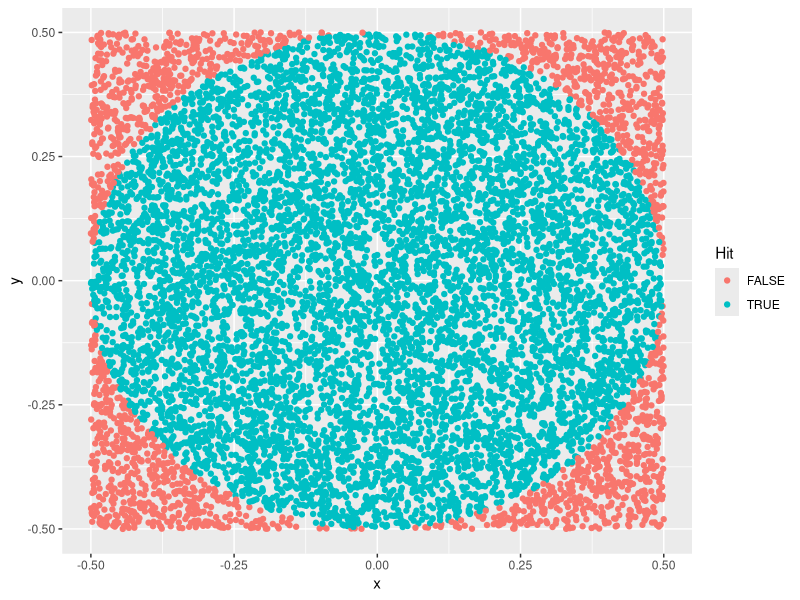
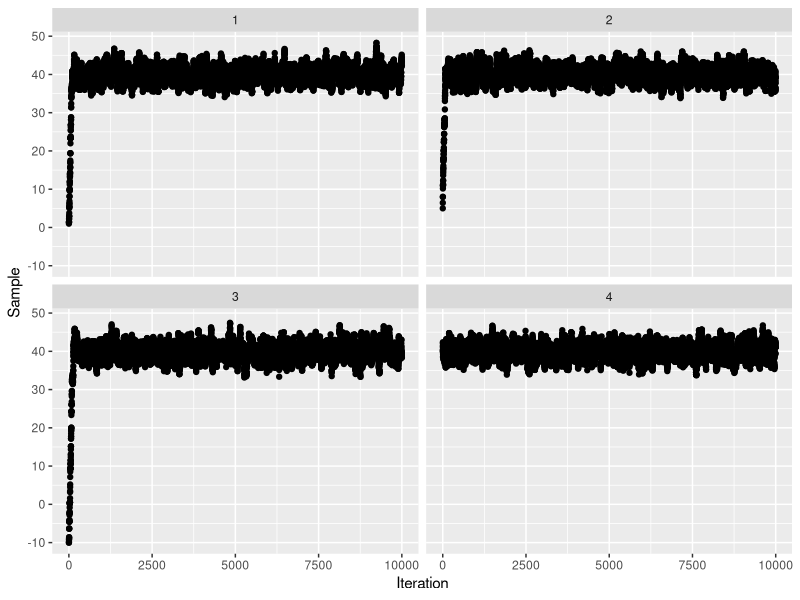
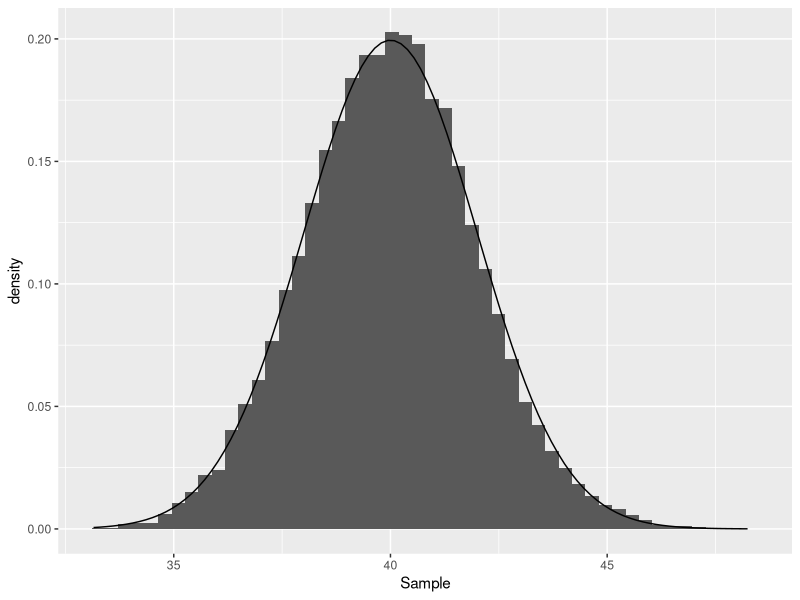
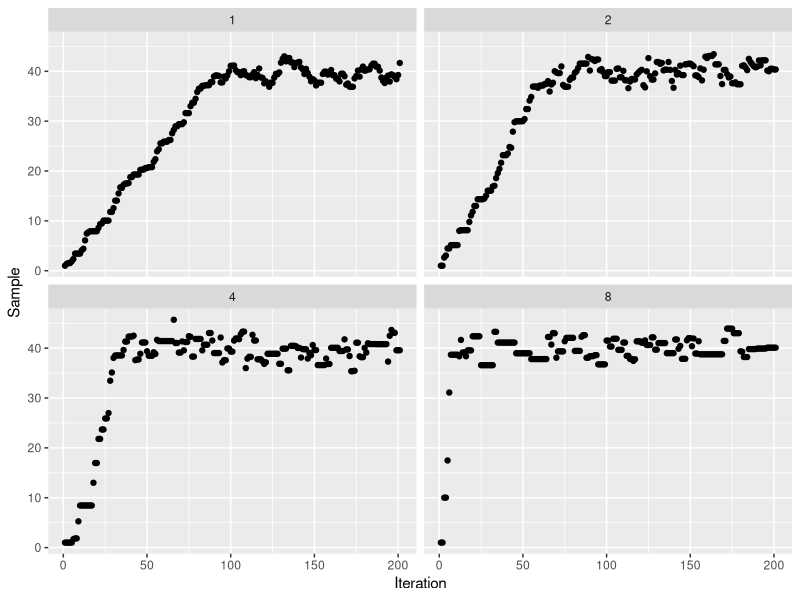
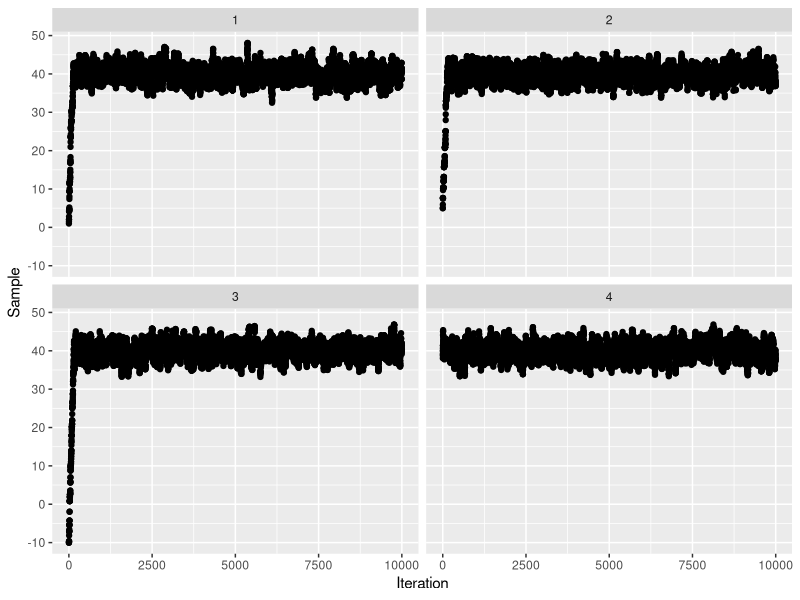
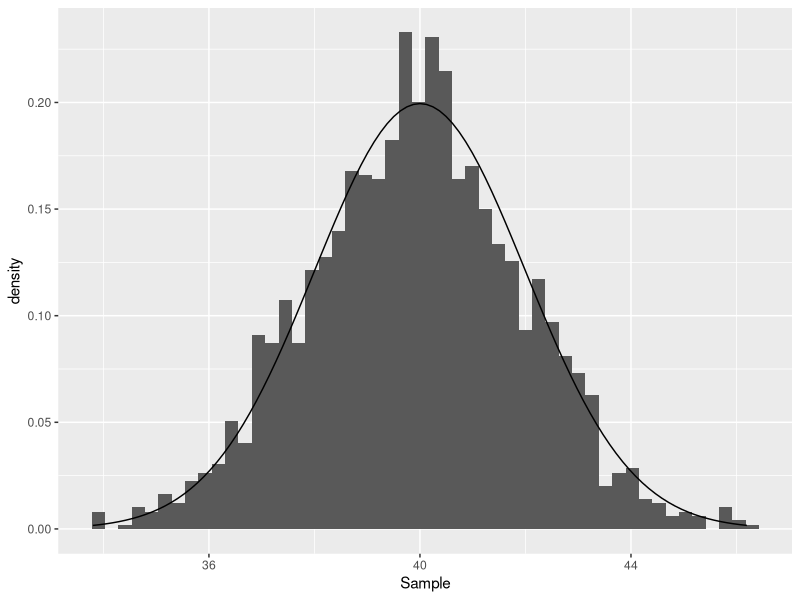
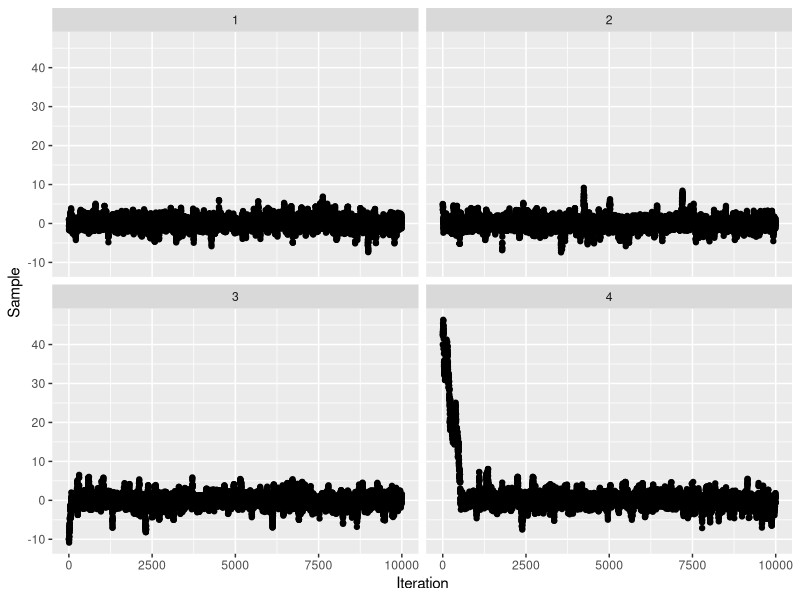
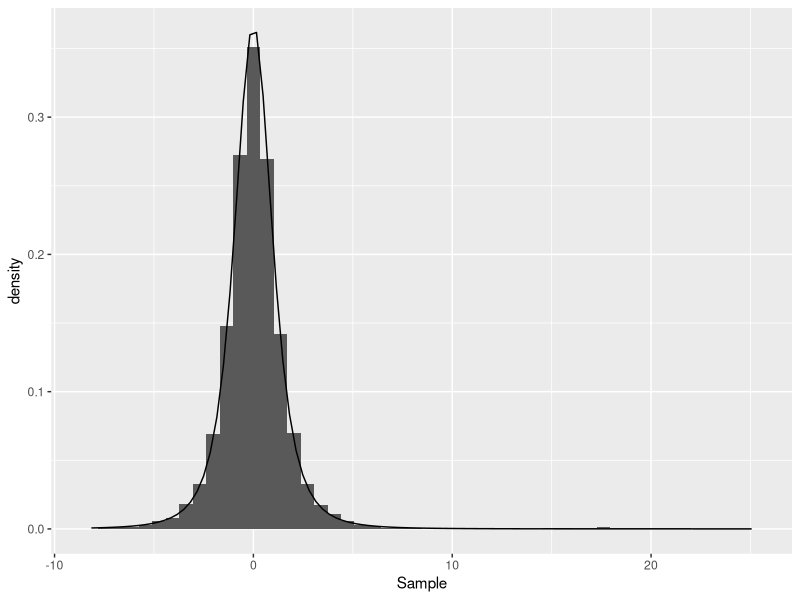

These charts were generated, in order, by the following R code:
## ---- chunk 1
dart_throw_locations <- tibble::tibble(
    x = runif(10000, -0.5, 0.5),
    y = runif(10000, -0.5, 0.5)
)
dart_throw_hits <- dart_throw_locations |>
    dplyr::mutate(Hit = (x^2 + y^2) < (0.5)^2)

ggplot2::ggplot(dart_throw_hits, ggplot2::aes(x = x, y = y, color = Hit)) +
    ggplot2::geom_point()

area <- dart_throw_hits |>
    dplyr::summarise(n = dplyr::n(), .by = tidyselect::all_of("Hit")) |>
    dplyr::mutate(proportion = n / sum(n))
print(area)
print(pi / 4)
## ---- chunk 2
number_samples <- 10000
initial_samples <- c(1.0, 5.0, -10.0, 40.0)
mu <- 40
sd <- 2

transition_kernel <- function(current) {
    proposed <- current + rnorm(1, 0, 1)
    acceptance_criteria <- dnorm(proposed, mu, sd) * dnorm(current, proposed, 1) / (dnorm(current, mu, sd) * dnorm(proposed, current, 1))
    if (runif(1, 0, 1) > acceptance_criteria) {
        proposed <- current
    }
    return(proposed)
}

generate_mcmc_chain <- function(initial_sample) {
    return(
        purrr::accumulate(
            .x = 1:number_samples,
            .f = ~ transition_kernel(.x),
            .init = initial_sample
        )
    )
}

mcmc_chains <- purrr::map(
    .x = initial_samples,
    .f = ~ tibble::tibble(Sample = generate_mcmc_chain(.x)) |>
        dplyr::mutate(Iteration = dplyr::row_number())
) |>
    dplyr::bind_rows(.id = "Chain")

mcmc_chains |>
    ggplot2::ggplot(ggplot2::aes(x = Iteration, y = Sample)) +
    ggplot2::geom_point() +
    ggplot2::facet_wrap(~Chain)

mcmc_chains |>
    dplyr::filter(Iteration > 250) |>
    ggplot2::ggplot(ggplot2::aes(x = Sample)) +
    ggplot2::geom_histogram(ggplot2::aes(y = ggplot2::after_stat(density)),
        bins = 50
    ) +
    ggplot2::geom_function(fun = dnorm, args = list(mu, sd))
## ---- chunk 3
number_samples <- 200
initial_sample <- 1
mu <- 40
sd <- 2
proposal_sds <- 2^(seq(0, 3))

transition_kernel <- function(current, proposal_sd) {
    proposed <- current + rnorm(1, 0, proposal_sd)
    acceptance_criteria <- dnorm(proposed, mu, sd) * dnorm(current, proposed, proposal_sd) / (dnorm(current, mu, sd) * dnorm(proposed, current, proposal_sd))
    if (runif(1, 0, 1) > acceptance_criteria) {
        proposed <- current
    }
    return(proposed)
}

generate_mcmc_chain <- function(proposal_sd) {
    return(
        purrr::accumulate(
            .x = 1:number_samples,
            .f = ~ transition_kernel(.x, proposal_sd),
            .init = initial_sample
        )
    )
}

mcmc_chains <- purrr::map(
    .x = proposal_sds,
    .f = ~ tibble::tibble(Sample = generate_mcmc_chain(.x)) |>
        dplyr::mutate(Iteration = dplyr::row_number(), sd = .x)
) |>
    dplyr::bind_rows()

mcmc_chains |>
    ggplot2::ggplot(ggplot2::aes(x = Iteration, y = Sample)) +
    ggplot2::geom_point() +
    ggplot2::facet_wrap(~sd)
## ---- chunk 4
number_samples <- 10000
initial_samples <- c(1.0, 5.0, -10.0, 40.0)
mu <- 40
sd <- 2

transition_kernel <- function(current) {
    proposed <- current + rnorm(1, 0, 1)
    log_acceptance_criteria <- dnorm(proposed, mu, sd, log = TRUE) +
        dnorm(current, proposed, 1, log = TRUE) -
        dnorm(current, mu, sd, log = TRUE) -
        dnorm(proposed, current, 1, log = TRUE)
    if (log(runif(1, 0, 1)) > log_acceptance_criteria) {
        proposed <- current
    }
    return(proposed)
}

generate_mcmc_chain <- function(initial_sample) {
    return(
        purrr::accumulate(
            .x = 1:number_samples,
            .f = ~ transition_kernel(.x),
            .init = initial_sample
        )
    )
}

mcmc_chains <- purrr::map(
    .x = initial_samples,
    .f = ~ tibble::tibble(Sample = generate_mcmc_chain(.x)) |>
        dplyr::mutate(Iteration = dplyr::row_number())
) |>
    dplyr::bind_rows(.id = "Chain")

mcmc_chains |>
    ggplot2::ggplot(ggplot2::aes(x = Iteration, y = Sample)) +
    ggplot2::geom_point() +
    ggplot2::facet_wrap(~Chain)

mcmc_chains |>
    dplyr::filter(Iteration > 250) |>
    dplyr::slice(which(Iteration %% 20 == 0)) |>
    ggplot2::ggplot(ggplot2::aes(x = Sample)) +
    ggplot2::geom_histogram(ggplot2::aes(y = ggplot2::after_stat(density)),
        bins = 50
    ) +
    ggplot2::geom_function(fun = dnorm, args = list(mu, sd))
## ---- chunk 5
number_samples <- 10000
initial_samples <- c(1.0, 5.0, -10.0, 40.0)
nu = 3

log_distribution = function(x) dt(x,nu,log=TRUE)
transition_kernel <- function(current) {
    proposed <- current + rnorm(1, 0, 1)
    log_acceptance_criteria <- log_distribution(proposed) +
        dnorm(current, proposed, 1, log = TRUE) -
        log_distribution(current) -
        dnorm(proposed, current, 1, log = TRUE)
    if (log(runif(1, 0, 1)) > log_acceptance_criteria) {
        proposed <- current
    }
    return(proposed)
}

generate_mcmc_chain <- function(initial_sample) {
    return(
        purrr::accumulate(
            .x = 1:number_samples,
            .f = ~ transition_kernel(.x),
            .init = initial_sample
        )
    )
}

mcmc_chains <- purrr::map(
    .x = initial_samples,
    .f = ~ tibble::tibble(Sample = generate_mcmc_chain(.x)) |>
        dplyr::mutate(Iteration = dplyr::row_number())
) |>
    dplyr::bind_rows(.id = "Chain")

mcmc_chains |>
    ggplot2::ggplot(ggplot2::aes(x = Iteration, y = Sample)) +
    ggplot2::geom_point() +
    ggplot2::facet_wrap(~Chain)

mcmc_chains |> dplyr::filter(Iteration > 1000) |> 
    dplyr::slice(which(Iteration %% 200 == 0)) |> dplyr::summarise( .by = tidyselect::all_of("Chain"), Var = var(Sample))

mcmc_chains |>
    dplyr::filter(Iteration > 250) |>
    # dplyr::slice(which(Iteration %% 20 == 0)) |>
    ggplot2::ggplot(ggplot2::aes(x = Sample)) +
    ggplot2::geom_histogram(ggplot2::aes(y = ggplot2::after_stat(density)),
        bins = 50
    ) +
    ggplot2::geom_function(fun = dt, args = list(nu))
## ---- chunk 6
number_samples <- 10000
initial_samples <- c(1.0, 5.0, -10.0, 10.0)
mu_1 <- 10
mu_2 <- -10
sd <- 1

log_distribution = function(x){ log(dnorm(x, mu_1, sd, log = FALSE) + dnorm(x, mu_2, sd, log = FALSE))}

transition_kernel <- function(current) {
    proposed <- current + rnorm(1, 0, 1)
    log_acceptance_criteria <- log_distribution(proposed) +
        dnorm(current, proposed, 1, log = TRUE) -
        log_distribution(current) -
        dnorm(proposed, current, 1, log = TRUE)
    if (log(runif(1, 0, 1)) > log_acceptance_criteria) {
        proposed <- current
    }
    return(proposed)
}

generate_mcmc_chain <- function(initial_sample) {
    return(
        purrr::accumulate(
            .x = 1:number_samples,
            .f = ~ transition_kernel(.x),
            .init = initial_sample
        )
    )
}

mcmc_chains <- purrr::map(
    .x = initial_samples,
    .f = ~ tibble::tibble(Sample = generate_mcmc_chain(.x)) |>
        dplyr::mutate(Iteration = dplyr::row_number())
) |>
    dplyr::bind_rows(.id = "Chain")



mcmc_chains |>
    ggplot2::ggplot(ggplot2::aes(x = Iteration, y = Sample)) +
    ggplot2::geom_point() +
    ggplot2::facet_wrap(~Chain)

mcmc_chains |>
    dplyr::filter(Iteration > 250) |>
    ggplot2::ggplot(ggplot2::aes(x = Sample)) +
    ggplot2::geom_histogram(ggplot2::aes(y = ggplot2::after_stat(density)),
        bins = 50
    ) 
